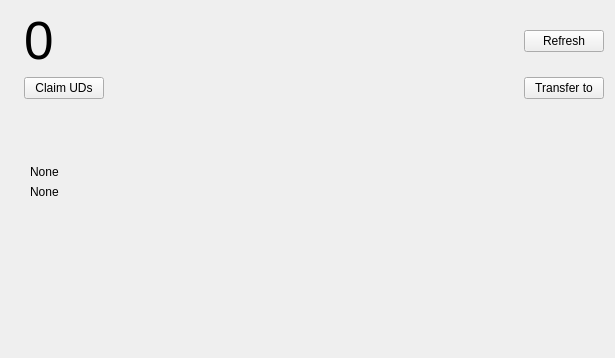
<?xml version="1.0" encoding="UTF-8"?>
<ui version="4.0">
 <class>AccountWidget</class>
 <widget class="QWidget" name="AccountWidget">
  <property name="geometry">
   <rect>
    <x>0</x>
    <y>0</y>
    <width>615</width>
    <height>358</height>
   </rect>
  </property>
  <property name="contextMenuPolicy">
   <enum>Qt::CustomContextMenu</enum>
  </property>
  <property name="windowTitle">
   <string>Account</string>
  </property>
  <layout class="QVBoxLayout" name="verticalLayout_2">
   <item>
    <layout class="QHBoxLayout" name="horizontalLayout">
     <item>
      <widget class="QLabel" name="QRCodeAddressLabel">
       <property name="maximumSize">
        <size>
         <width>100</width>
         <height>100</height>
        </size>
       </property>
       <property name="baseSize">
        <size>
         <width>200</width>
         <height>0</height>
        </size>
       </property>
       <property name="text">
        <string/>
       </property>
       <property name="pixmap">
        <pixmap resource="../../icons/tikka.slots.pyqt.resources.icons.index.qrc">:/images/safe</pixmap>
       </property>
       <property name="scaledContents">
        <bool>true</bool>
       </property>
      </widget>
     </item>
     <item>
      <layout class="QVBoxLayout" name="verticalLayout_3">
       <item>
        <widget class="QLabel" name="balanceLabel">
         <property name="font">
          <font>
           <pointsize>40</pointsize>
          </font>
         </property>
         <property name="text">
          <string>0</string>
         </property>
        </widget>
       </item>
       <item>
        <widget class="QPushButton" name="claimUdsButton">
         <property name="sizePolicy">
          <sizepolicy hsizetype="Fixed" vsizetype="Fixed">
           <horstretch>0</horstretch>
           <verstretch>0</verstretch>
          </sizepolicy>
         </property>
         <property name="toolTip">
          <string>Click to claim your Universal Dividends</string>
         </property>
         <property name="text">
          <string>Claim UDs</string>
         </property>
        </widget>
       </item>
       <item>
        <widget class="QLabel" name="unclaimedUdsLabel">
         <property name="text">
          <string/>
         </property>
        </widget>
       </item>
      </layout>
     </item>
     <item>
      <spacer name="horizontalSpacer">
       <property name="orientation">
        <enum>Qt::Horizontal</enum>
       </property>
       <property name="sizeHint" stdset="0">
        <size>
         <width>40</width>
         <height>20</height>
        </size>
       </property>
      </spacer>
     </item>
     <item>
      <layout class="QVBoxLayout" name="verticalLayout">
       <item alignment="Qt::AlignLeft">
        <widget class="QPushButton" name="refreshButton">
         <property name="sizePolicy">
          <sizepolicy hsizetype="Fixed" vsizetype="Fixed">
           <horstretch>0</horstretch>
           <verstretch>0</verstretch>
          </sizepolicy>
         </property>
         <property name="text">
          <string>Refresh</string>
         </property>
         <property name="icon">
          <iconset resource="../../icons/tikka.slots.pyqt.resources.icons.index.qrc">
           <normaloff>:/icons/refresh_icon</normaloff>:/icons/refresh_icon</iconset>
         </property>
        </widget>
       </item>
       <item>
        <widget class="QPushButton" name="transferToButton">
         <property name="text">
          <string>Transfer to</string>
         </property>
         <property name="icon">
          <iconset resource="../../icons/tikka.slots.pyqt.resources.icons.index.qrc">
           <normaloff>:/icons/money-recive-svgrepo-com.svg</normaloff>:/icons/money-recive-svgrepo-com.svg</iconset>
         </property>
         <property name="iconSize">
          <size>
           <width>32</width>
           <height>32</height>
          </size>
         </property>
        </widget>
       </item>
      </layout>
     </item>
    </layout>
   </item>
   <item>
    <layout class="QFormLayout" name="formLayout_2">
     <property name="leftMargin">
      <number>6</number>
     </property>
     <property name="rightMargin">
      <number>0</number>
     </property>
     <item row="1" column="0">
      <widget class="QLabel" name="lockStatusIcon">
       <property name="maximumSize">
        <size>
         <width>16</width>
         <height>16</height>
        </size>
       </property>
       <property name="text">
        <string/>
       </property>
       <property name="pixmap">
        <pixmap>:/images/locked_cartoon_400x400.png</pixmap>
       </property>
       <property name="scaledContents">
        <bool>true</bool>
       </property>
       <property name="margin">
        <number>0</number>
       </property>
      </widget>
     </item>
     <item row="1" column="1">
      <widget class="QLabel" name="addressValueLabel">
       <property name="text">
        <string/>
       </property>
       <property name="textInteractionFlags">
        <set>Qt::LinksAccessibleByMouse|Qt::TextSelectableByKeyboard|Qt::TextSelectableByMouse</set>
       </property>
      </widget>
     </item>
     <item row="2" column="0">
      <widget class="QLabel" name="identityLabel">
       <property name="maximumSize">
        <size>
         <width>16</width>
         <height>20</height>
        </size>
       </property>
       <property name="font">
        <font>
         <weight>75</weight>
         <bold>true</bold>
        </font>
       </property>
       <property name="text">
        <string/>
       </property>
       <property name="pixmap">
        <pixmap resource="../../icons/tikka.slots.pyqt.resources.icons.index.qrc">:/icons/member_icon</pixmap>
       </property>
       <property name="scaledContents">
        <bool>true</bool>
       </property>
      </widget>
     </item>
     <item row="2" column="1">
      <widget class="QLabel" name="identityValueLabel">
       <property name="text">
        <string>None</string>
       </property>
      </widget>
     </item>
     <item row="0" column="1">
      <widget class="QLabel" name="nameLabel">
       <property name="text">
        <string/>
       </property>
      </widget>
     </item>
     <item row="4" column="0">
      <widget class="QLabel" name="derivationIconLabel">
       <property name="sizePolicy">
        <sizepolicy hsizetype="Fixed" vsizetype="Fixed">
         <horstretch>0</horstretch>
         <verstretch>0</verstretch>
        </sizepolicy>
       </property>
       <property name="maximumSize">
        <size>
         <width>16</width>
         <height>20</height>
        </size>
       </property>
       <property name="text">
        <string/>
       </property>
       <property name="pixmap">
        <pixmap resource="../../icons/tikka.slots.pyqt.resources.icons.index.qrc">:/icons/wot_icon</pixmap>
       </property>
       <property name="scaledContents">
        <bool>true</bool>
       </property>
      </widget>
     </item>
     <item row="4" column="1">
      <widget class="QLabel" name="derivationValueLabel">
       <property name="text">
        <string/>
       </property>
      </widget>
     </item>
     <item row="3" column="0">
      <widget class="QLabel" name="smithLabel">
       <property name="maximumSize">
        <size>
         <width>16</width>
         <height>20</height>
        </size>
       </property>
       <property name="text">
        <string/>
       </property>
       <property name="pixmap">
        <pixmap resource="../../icons/tikka.slots.pyqt.resources.icons.index.qrc">:/icons/smith</pixmap>
       </property>
       <property name="scaledContents">
        <bool>true</bool>
       </property>
      </widget>
     </item>
     <item row="3" column="1">
      <widget class="QLabel" name="smithValuelabel">
       <property name="text">
        <string>None</string>
       </property>
      </widget>
     </item>
    </layout>
   </item>
   <item>
    <widget class="QLabel" name="errorLabel">
     <property name="styleSheet">
      <string notr="true">color: red</string>
     </property>
     <property name="text">
      <string/>
     </property>
     <property name="alignment">
      <set>Qt::AlignCenter</set>
     </property>
    </widget>
   </item>
   <item>
    <spacer name="verticalSpacer">
     <property name="orientation">
      <enum>Qt::Vertical</enum>
     </property>
     <property name="sizeHint" stdset="0">
      <size>
       <width>20</width>
       <height>40</height>
      </size>
     </property>
    </spacer>
   </item>
  </layout>
 </widget>
 <resources>
  <include location="../../icons/tikka.slots.pyqt.resources.icons.index.qrc"/>
 </resources>
 <connections/>
</ui>
